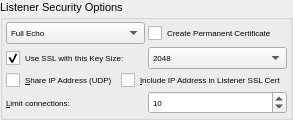
                <widget class="QGroupBox" name="groupBox_5">
                 <property name="minimumSize">
                  <size>
                   <width>0</width>
                   <height>0</height>
                  </size>
                 </property>
                 <property name="font">
                  <font>
                   <pointsize>8</pointsize>
                  </font>
                 </property>
                 <property name="title">
                  <string>Listener Security Options</string>
                 </property>
                 <layout class="QVBoxLayout" name="verticalLayout_40">
                  <property name="spacing">
                   <number>3</number>
                  </property>
                  <property name="margin">
                   <number>3</number>
                  </property>
                  <item>
                   <layout class="QHBoxLayout" name="horizontalLayout_65">
                    <property name="topMargin">
                     <number>0</number>
                    </property>
                    <item>
                     <widget class="QComboBox" name="listenersEchoMode">
                      <property name="font">
                       <font>
                        <pointsize>6</pointsize>
                       </font>
                      </property>
                      <property name="sizeAdjustPolicy">
                       <enum>QComboBox::AdjustToContents</enum>
                      </property>
                      <item>
                       <property name="text">
                        <string>Full Echo</string>
                       </property>
                      </item>
                      <item>
                       <property name="text">
                        <string>Half Echo</string>
                       </property>
                      </item>
                     </widget>
                    </item>
                    <item>
                     <widget class="QCheckBox" name="permanentCertificate">
                      <property name="font">
                       <font>
                        <pointsize>6</pointsize>
                       </font>
                      </property>
                      <property name="toolTip">
                       <string>&lt;html&gt;&lt;head/&gt;&lt;body&gt;&lt;p&gt;Create a Permanent Certificate, which identifies, &lt;/p&gt;&lt;p&gt;when an unknown neighbor connects &lt;/p&gt;&lt;p&gt;and the cert is different from the known. &lt;/p&gt;&lt;/body&gt;&lt;/html&gt;</string>
                      </property>
                      <property name="text">
                       <string>Create Permanent Certificate</string>
                      </property>
                     </widget>
                    </item>
                   </layout>
                  </item>
                  <item>
                   <layout class="QHBoxLayout" name="horizontalLayout_37">
                    <property name="topMargin">
                     <number>0</number>
                    </property>
                    <item>
                     <widget class="QCheckBox" name="sslListener">
                      <property name="sizePolicy">
                       <sizepolicy hsizetype="Preferred" vsizetype="Fixed">
                        <horstretch>0</horstretch>
                        <verstretch>0</verstretch>
                       </sizepolicy>
                      </property>
                      <property name="font">
                       <font>
                        <pointsize>6</pointsize>
                       </font>
                      </property>
                      <property name="toolTip">
                       <string>&lt;html&gt;&lt;head/&gt;&lt;body&gt;&lt;p&gt;Create and use always 2 listeners / ports for both: SSL (HTTPS) and non-SSL (HTTP) incoming connections.&lt;/p&gt;&lt;/body&gt;&lt;/html&gt;</string>
                      </property>
                      <property name="text">
                       <string>Use SSL with this Key Size: </string>
                      </property>
                      <property name="checked">
                       <bool>true</bool>
                      </property>
                     </widget>
                    </item>
                    <item>
                     <widget class="QComboBox" name="listenerKeySize">
                      <property name="sizePolicy">
                       <sizepolicy hsizetype="Preferred" vsizetype="Fixed">
                        <horstretch>0</horstretch>
                        <verstretch>0</verstretch>
                       </sizepolicy>
                      </property>
                      <property name="font">
                       <font>
                        <pointsize>6</pointsize>
                       </font>
                      </property>
                      <item>
                       <property name="text">
                        <string>2048</string>
                       </property>
                      </item>
                      <item>
                       <property name="text">
                        <string>3072</string>
                       </property>
                      </item>
                      <item>
                       <property name="text">
                        <string>4096</string>
                       </property>
                      </item>
                     </widget>
                    </item>
                   </layout>
                  </item>
                  <item>
                   <layout class="QHBoxLayout" name="horizontalLayout_66">
                    <property name="topMargin">
                     <number>0</number>
                    </property>
                    <item>
                     <widget class="QCheckBox" name="listenerShareAddress">
                      <property name="font">
                       <font>
                        <pointsize>6</pointsize>
                       </font>
                      </property>
                      <property name="text">
                       <string>&amp;Share IP Address (UDP)</string>
                      </property>
                     </widget>
                    </item>
                    <item>
                     <widget class="QCheckBox" name="recordIPAddress">
                      <property name="font">
                       <font>
                        <pointsize>6</pointsize>
                       </font>
                      </property>
                      <property name="toolTip">
                       <string>&lt;html&gt;&lt;head/&gt;&lt;body&gt;&lt;p&gt;Record the current external IP address in the listener's certificate. Please do not use this option if you have a dynamic IP address.&lt;/p&gt;&lt;/body&gt;&lt;/html&gt;</string>
                      </property>
                      <property name="text">
                       <string>&amp;Include IP Address in Listener SSL Cert</string>
                      </property>
                     </widget>
                    </item>
                   </layout>
                  </item>
                  <item>
                   <layout class="QHBoxLayout" name="horizontalLayout_67">
                    <property name="topMargin">
                     <number>0</number>
                    </property>
                    <item>
                     <widget class="QLabel" name="label_87">
                      <property name="font">
                       <font>
                        <pointsize>6</pointsize>
                       </font>
                      </property>
                      <property name="text">
                       <string>&amp;Limit connections:</string>
                      </property>
                      <property name="buddy">
                       <cstring>limitConnections</cstring>
                      </property>
                     </widget>
                    </item>
                    <item>
                     <widget class="QSpinBox" name="limitConnections">
                      <property name="font">
                       <font>
                        <pointsize>6</pointsize>
                       </font>
                      </property>
                      <property name="toolTip">
                       <string>Limit the number of connections per client IP address.</string>
                      </property>
                      <property name="minimum">
                       <number>1</number>
                      </property>
                      <property name="maximum">
                       <number>50</number>
                      </property>
                      <property name="value">
                       <number>10</number>
                      </property>
                     </widget>
                    </item>
                   </layout>
                  </item>
                 </layout>
                </widget>
